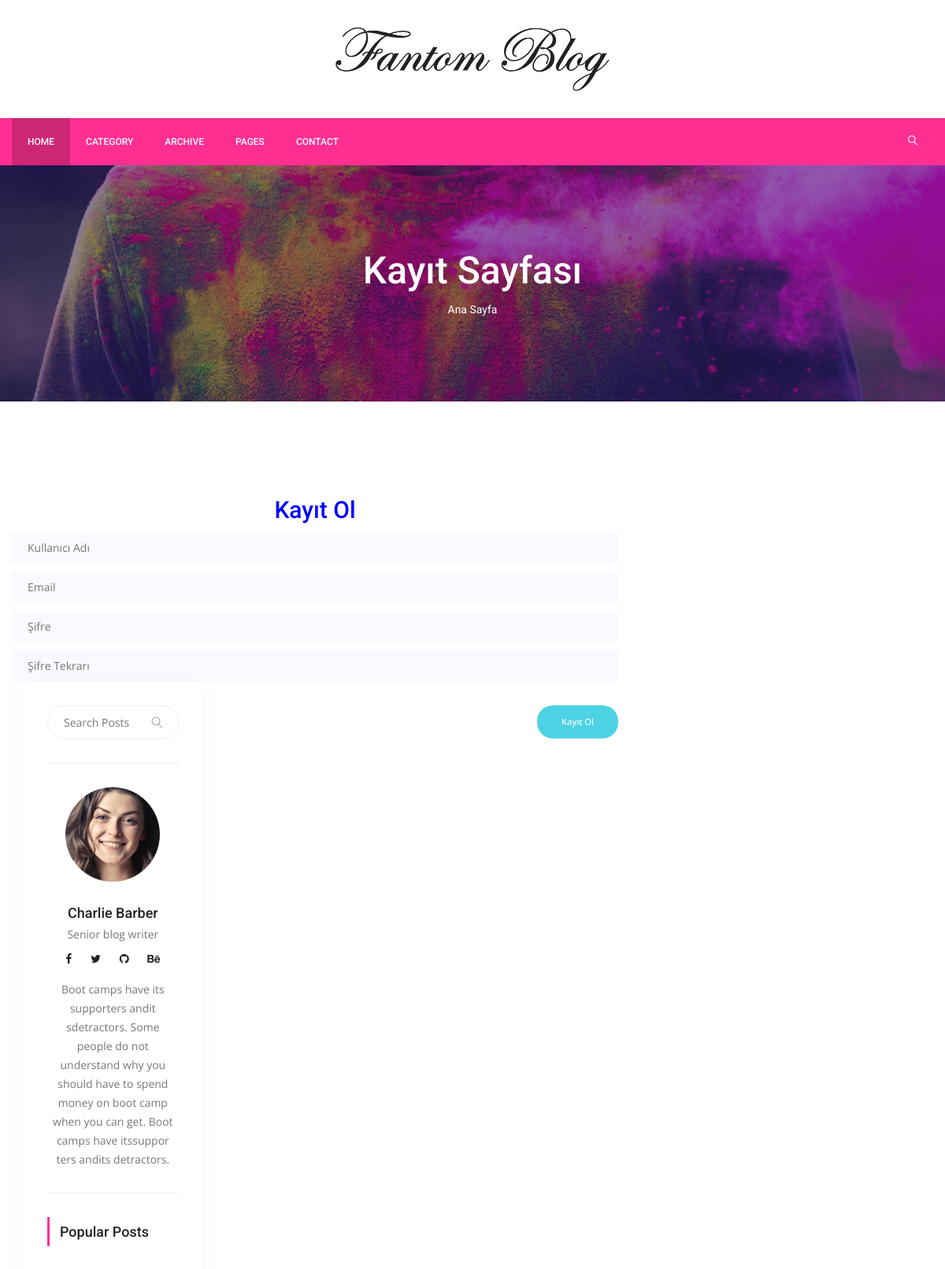
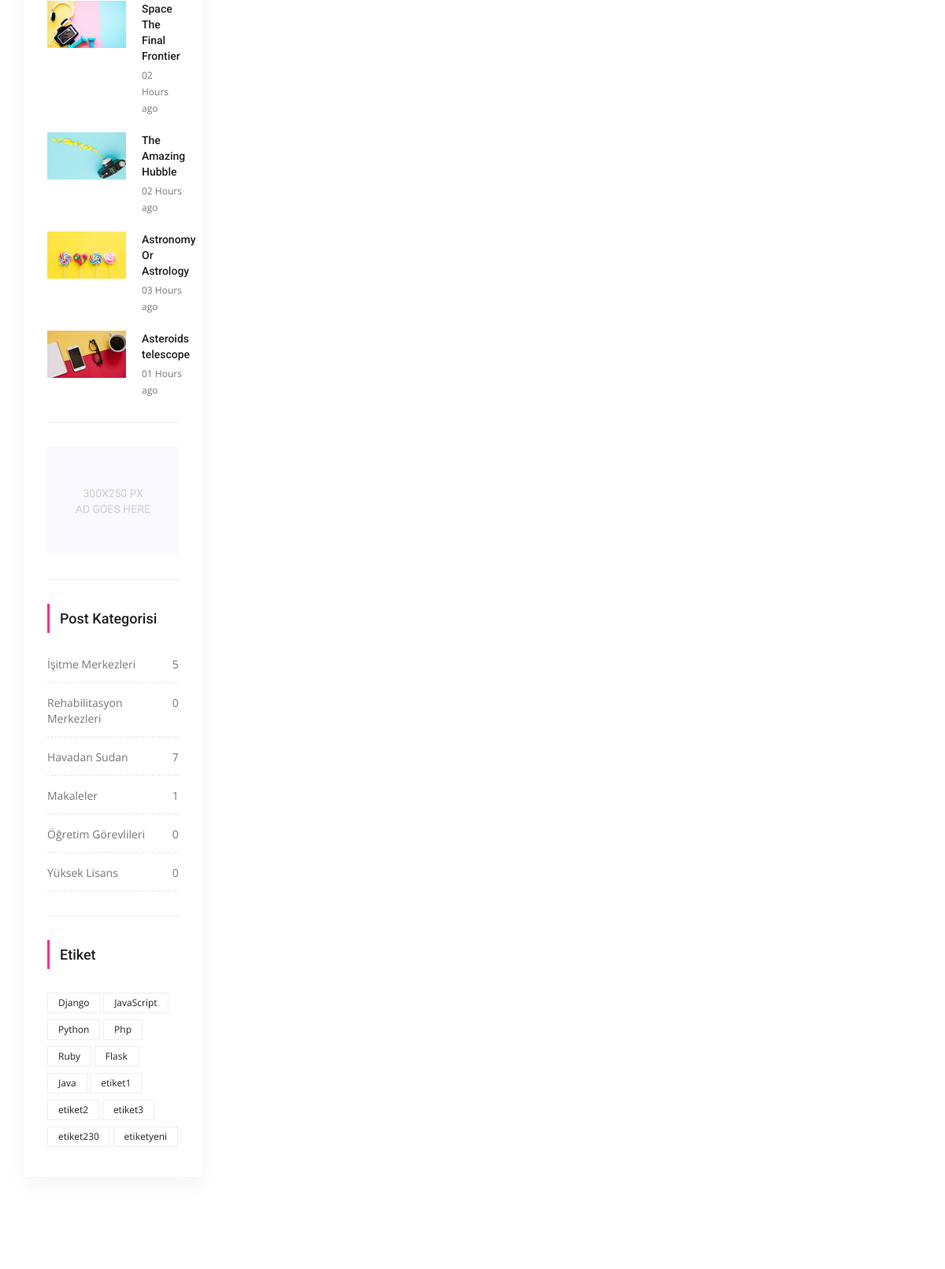
The page /users/register/ (upper part) on the database its author committed (2 pictures, top to bottom).
### posts/models.py (models this page shows, shortened)
class Category(models.Model):
    title = models.CharField(max_length=250)
    slug = models.SlugField(editable=False)
    def post_count(self):
        return self.posts.all().count()

class Tag(models.Model):
    title = models.CharField(max_length=50, verbose_name="Etiket Adı")
    slug = models.SlugField(editable=False)
    def __str__(self):
        return self.title

### users/views.py (the view)
# urls.py: path('register/',RegisterView.as_view(),name='register'),
class RegisterView(CreateView):
    template_name = 'users/register.html'
    form_class = RegisterForm
    success_url = '/'

### users/forms.py
class RegisterForm(UserCreationForm):
    username = forms.CharField()
    email = forms.EmailField(max_length=100)
    password1 = forms.CharField()
    password2 = forms.CharField()
    class Meta(UserCreationForm.Meta):
        model = User
        fields = ('username','email','password1','password2')

### posts/templatetags/custom_tags.py (called while the page is built)
@register.simple_tag(name='categories')
def all_categories():
    return Category.objects.all()

@register.simple_tag(name='tags')
def all_tags():
    return Tag.objects.all()

### templates/users/register.html (shortened to what this page needs)
{% extends "base.html" %} {% load static %} {% block content %}
<section class="banner_area">
    <div class="banner_inner d-flex align-items-center">
        <div class="overlay bg-parallax" data-stellar-ratio="0.9" data-stellar-vertical-offset="0" data-background=""></div>
        <div class="container">
            <div class="banner_content text-center">
                <h2> Kayıt Sayfası </h2>
                <div class="page_link">
                    <a href="{% url 'index' %}">Ana Sayfa</a>
                </div>
            </div>
        </div>
    </div>
</section>
<section class="blog_area p_120">
    <div class="container">
        <div class="row">
            <div class="col-lg-8">
                <h2 style="text-align:center;color:blue;"> Kayıt Ol </h2>
                <form method="post">
                    <div class="blog_left_sidebar">
                        <div class="mt-10">
                            <input type="text" name="username" placeholder="Kullanıcı Adı" onfocus="this.placeholder = ''" onblur="this.placeholder = 'Kullanıcı Adı'" required="" class="single-input">
                        </div>
                        <div class="mt-10">
                            <input type="text" name="email" placeholder="Email" onfocus="this.placeholder = ''" onblur="this.placeholder = 'Email'" required="" class="single-input">
                        </div>
                        <div class="mt-10">
                            <input type="password" name="password1" placeholder="Şifre" onfocus="this.placeholder = ''" onblur="this.placeholder = 'Şifre'" required="" class="single-input">
                        </div>
                        <div class="mt-10">
                            <input type="password" name="password2" placeholder="Şifre Tekrarı" onfocus="this.placeholder = ''" onblur="this.placeholder = 'Şifre Tekrarı'" required="" class="single-input">
                        </div>
                        <button type="submit" class="genric-btn success circle" style="float:right;margin-top:30px"> Kayıt Ol </button>
                </form>
                </div>
                {% include 'right_side.html' %}
            </div>
</section>
{% endblock %}

### templates/right_side.html
{% load static %} {% load custom_tags %}
<div class="col-lg-4">
    <div class="blog_right_sidebar">
        <aside class="single_sidebar_widget search_widget">
            <div class="input-group">
                <input type="text" class="form-control" placeholder="Search Posts">
                <span class="input-group-btn">
                    <button class="btn btn-default" type="button"><i class="lnr lnr-magnifier"></i></button>
                </span>
            </div>
            <div class="br"></div>
        </aside>
        <aside class="single_sidebar_widget author_widget">
            <img class="author_img rounded-circle" src="{% static 'img/blog/author.png' %}" alt="">
            <h4>Charlie Barber</h4>
            <p>Senior blog writer</p>
            <div class="social_icon">
                <a href="#"><i class="fa fa-facebook"></i></a>
                <a href="#"><i class="fa fa-twitter"></i></a>
                <a href="#"><i class="fa fa-github"></i></a>
                <a href="#"><i class="fa fa-behance"></i></a>
            </div>
            <p>Boot camps have its supporters andit sdetractors. Some people do not understand why you should have to spend money on boot camp when you can get. Boot camps have itssuppor ters andits detractors.</p>
            <div class="br"></div>
        </aside>
        <aside class="single_sidebar_widget popular_post_widget">
            <h3 class="widget_title">Popular Posts</h3>
            <div class="media post_item">
                <img src="{% static 'img/blog/popular-post/post1.jpg' %}" alt="post">
                <div class="media-body">
                    <a href="blog-details.html">
                        <h3>Space The Final Frontier</h3>
                    </a>
                    <p>02 Hours ago</p>
                </div>
            </div>
            <div class="media post_item">
                <img src="{% static 'img/blog/popular-post/post2.jpg' %}" alt="post">
                <div class="media-body">
                    <a href="blog-details.html">
                        <h3>The Amazing Hubble</h3>
                    </a>
                    <p>02 Hours ago</p>
                </div>
            </div>
            <div class="media post_item">
                <img src="{% static 'img/blog/popular-post/post3.jpg' %}" alt="post">
                <div class="media-body">
                    <a href="blog-details.html">
                        <h3>Astronomy Or Astrology</h3>
                    </a>
                    <p>03 Hours ago</p>
                </div>
            </div>
            <div class="media post_item">
                <img src="{% static 'img/blog/popular-post/post4.jpg' %}" alt="post">
                <div class="media-body">
                    <a href="blog-details.html">
                        <h3>Asteroids telescope</h3>
                    </a>
                    <p>01 Hours ago</p>
                </div>
            </div>
            <div class="br"></div>
        </aside>
        <aside class="single_sidebar_widget">
            <a href="#"><img class="img-fluid" src="{% static 'img/blog/add.jpg' %}" alt=""></a>
            <div class="br"></div>
        </aside>
        <aside class="single_sidebar_widget post_category_widget">
            <h4 class="widget_title">Post Kategorisi</h4>
            <ul class="list cat-list">
                {% categories as categories %} {% for i in categories %}
                <li>
                    <a href="{% url 'category_detail' pk=i.id slug=i.slug %}" class="d-flex justify-content-between">
                        <p>{{ i.title }}</p>
                        <p>{{ i.post_count }}</p>
                    </a>
                </li>
                {% endfor %}
            </ul>
            <div class="br"></div>
        </aside>
        <aside class="single-sidebar-widget tag_cloud_widget">
            <h4 class="widget_title">Etiket</h4>
            <ul class="list">
                {% tags as etiketler %} {% for i in etiketler %}
                <li><a href="{% url 'tag_detail' i.slug %}">{{ i }}</a></li>
                {% endfor %}
            </ul>
        </aside>
    </div>
</div>

### rows shown on the page
Category: title "İşitme Merkezleri", post_count "5"
Category: title "Rehabilitasyon Merkezleri", post_count "0"
Category: title "Havadan Sudan", post_count "7"
Category: title "Makaleler", post_count "1"
Category: title "Öğretim Görevlileri", post_count "0"
Category: title "Yüksek Lisans", post_count "0"
Tag: title "Django"
Tag: title "JavaScript"
Tag: title "Python"
Tag: title "Php"
Tag: title "Ruby"
Tag: title "Flask"
Tag: title "Java"
Tag: title "etiket1"
Tag: title "etiket2"
Tag: title "etiket3"
Tag: title "etiket230"
Tag: title "etiketyeni"
